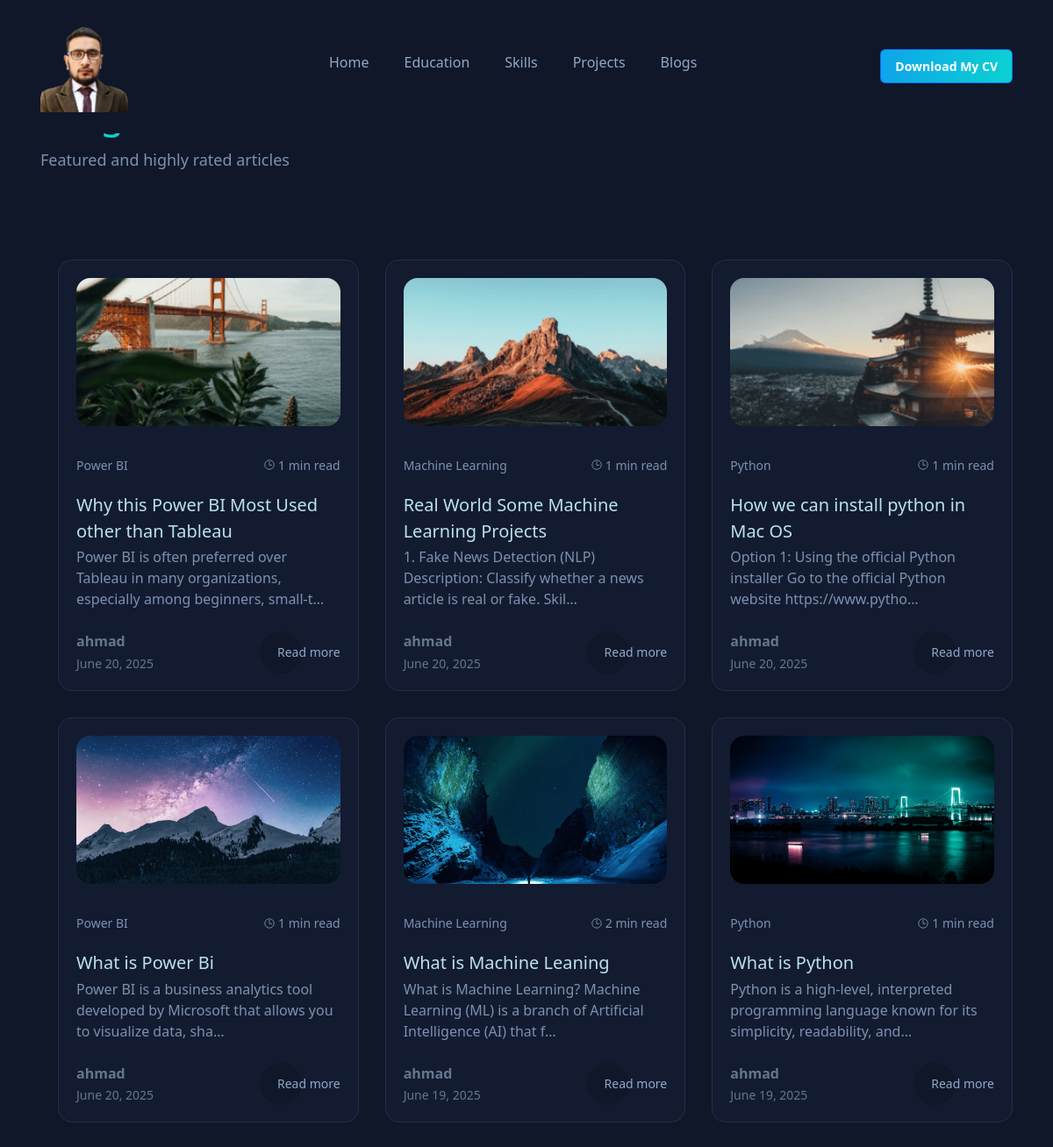
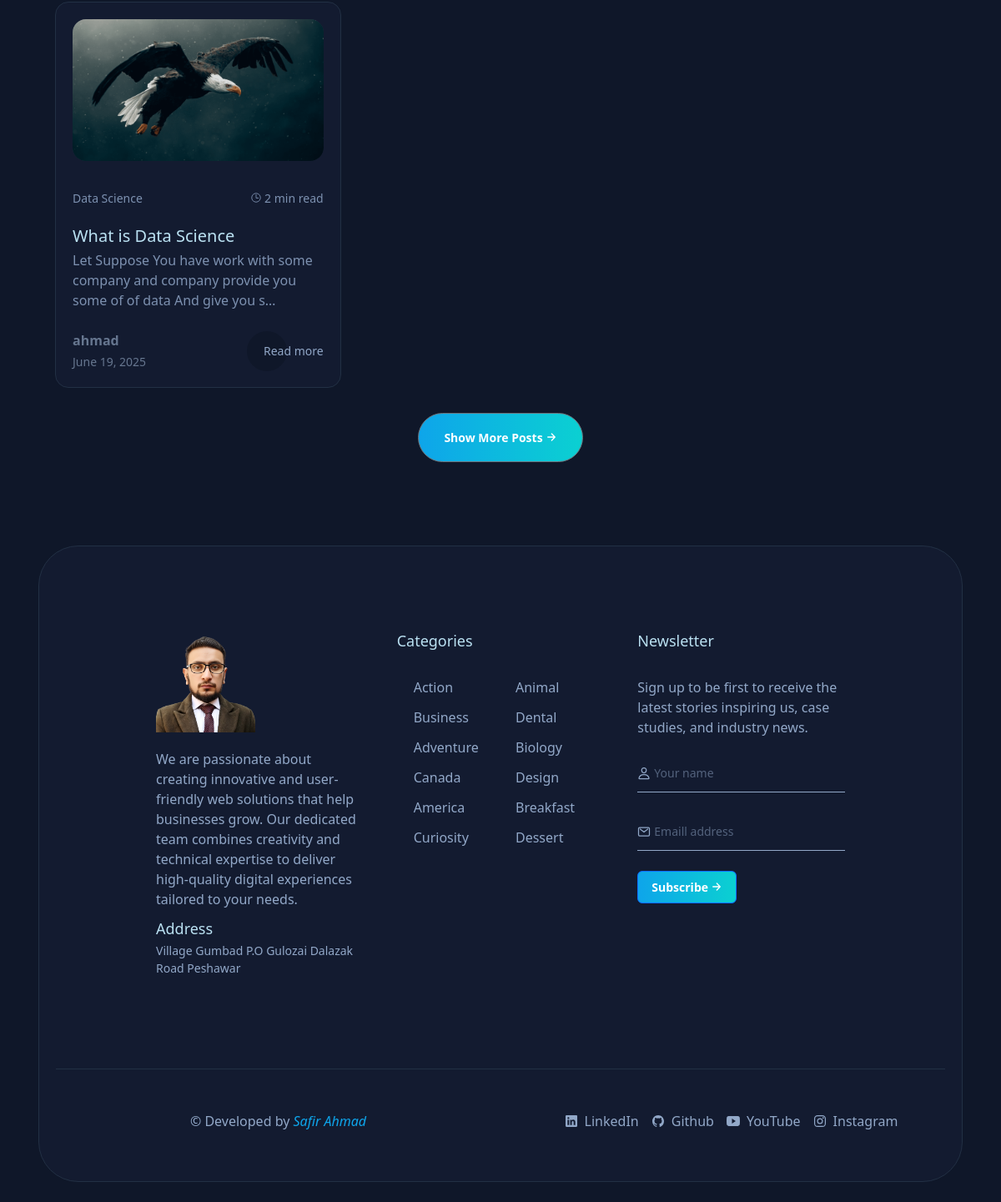
Screenshot of /blog/ with the database file from the repository (2 pictures, top to bottom).
### header/models.py (models this page shows)
class SiteSettings(models.Model):
    logs = models.FileField(upload_to='logo', blank=True, null=True)

### Tags/models.py (models this page shows, shortened)
class Blog(models.Model):
    title = models.CharField(max_length=200)
    content = HTMLField()
    tags = models.ManyToManyField(Tag)
    created_at = models.DateTimeField(auto_now_add=True)
    images = models.ImageField(upload_to='blogs/', null=True, blank=True, default=None)
    author = models.ForeignKey(User, on_delete=models.CASCADE, null=True, blank=True, related_name='blogs')
    slugs = AutoSlugField(populate_from='title', unique=True, null=True, blank=True)
    def reading_time(self):
        plain_text = strip_tags(self.content)
        word_count = len(plain_text.split())
        minutes = max(1, round(word_count / 200))
        return f"{minutes} min read"

class Tag(models.Model):
    name = models.CharField(max_length=30)

### footer/models.py (models this page shows, shortened)
class Footer(models.Model):
    logo = models.ImageField(upload_to='logo')
    footer_about = models.TextField()
    footer_location = models.TextField(max_length=50)
    email = models.EmailField()
    linkedin_url = models.URLField(blank=True)
    instagram_url = models.URLField(blank=True)
    youtube_url = models.URLField(blank=True)
    github_url = models.URLField(blank=True)
    copyright = models.CharField(max_length=255)

### portfo/views.py (the view)
# urls.py: path("blog/", views.blogs, name='blog'),
def blogs(request):
    all_blogs = Blog.objects.all().order_by('-created_at')  # latest blog first
    data={
        'blogs':all_blogs
    }
    return render(request, 'blog.html', data)

### portfo/context_processors.py (called while the page is built)
def global_header_data(request):
    try:
        logo_file = SiteSettings.objects.latest('id')
    except SiteSettings.DoesNotExist:
        logo_file = None
    try:
        cv_file = cv.objects.latest('id')
    except cv.DoesNotExist:
        cv_file = None
    return {
        'logo_file': logo_file,
        'cv_file': cv_file
    }

def global_footer_data(request):
    footer = Footer.objects.last()
    return {'footer_data': footer}

### template/blog.html (shortened to what this page needs)
{% include 'header.html' %}
    <main>
      <article>
        <section class="section feature" aria-label="feature" id="featured">
          <div class="container">
            <h2 class="headline headline-2 section-title">
              <span class="span">Blogs</span>
            </h2>
            <p class="section-text">Featured and highly rated articles</p>
            <ul class="feature-list">
              {% for blog in blogs  %}
              <li>
                <div class="card feature-card">
                  <figure
                    class="card-banner img-holder"
                    style="--width: 1602; --height: 903"
                  >
                    <img
                      src="{{ blog.images.url }}"
                      width="1602"
                      height="903"
                      loading="lazy"
                      alt="Self-observation is the first step of inner unfolding"
                      class="img-cover"
                    />
                  </figure>
                  <div class="card-content">
                    <div class="card-wrapper">
                      {% for tag in blog.tags.all %}
                      <div class="card-tag">
                        <a href="#" class="span hover-2">{{tag.name}}</a>
                      </div>
                      {% endfor %}
                      <div class="wrapper">
                        <ion-icon
                          name="time-outline"
                          aria-hidden="true"
                        ></ion-icon>
                        <span class="span">{{ blog.reading_time }}</span>
                      </div>
                    </div>
                    <h4 class="headline headline-3">
                      <a href="{% url 'blog_detail' slug=blog.slugs %}" class="card-title hover-2">
                        {{blog.title}}
                      </a>
                    </h4>
                    <p class="card-subtitle">{{ blog.content|truncatechars:100 }}</p>
                    <div class="card-wrapper">
                      <div class="profile-card">
                        <div>
                          <p class="card-title">{{ blog.author.username }}</p>
                          <p class="card-subtitle">{{ blog.created_at|date:"F j, Y" }}</p>
                        </div>
                      </div>
                      <a href="{% url 'blog_detail' slug=blog.slugs %}" class="card-btn">Read more</a>
                    </div>
                  </div>
                </div>
              </li>
              {% endfor %}
            </ul>
            <a href="#" class="btn btn-secondary">
              <span class="span">Show More Posts</span>
              <ion-icon name="arrow-forward" aria-hidden="true"></ion-icon>
            </a>
          </div>
        </section>
      </article>
    </main>
 {% include 'footer.html' %}

### template/header.html (shortened to what this page needs)
{% load static %}
<!DOCTYPE html>
<html lang="en">
<head>
  <link href="https://cdn.jsdelivr.net/npm/bootstrap@5.0.0-beta1/dist/css/bootstrap.min.css" rel="stylesheet">
  <link rel="stylesheet" href="{% static 'assets/css/style.css' %}" />
</head>
<body id="top">
  <header class="header" data-header>
    <div class="container">
      <a href="{% url 'homes' %}" class="logo">
        {% if logo_file and logo_file.logs %}
        <img src="{{ logo_file.logs.url }}" alt="Logo" width="100" height="100"/>
        {% else %}
        <p>No logo available</p>
        {% endif %}
      </a>
      <nav class="navbar" data-navbar>
        <ul class="navbar-list">
          <li><a href="{% url 'homes' %}" class="navbar-link hover-1" data-nav-toggler>Home</a></li>
          <li><a href="{% url 'homes' %}#educations" class="navbar-link hover-1" data-nav-toggler>Education</a></li>
          <li><a href="{% url 'homes' %}#skills" class="navbar-link hover-1" data-nav-toggler>Skills</a></li>
          <li><a href="{% url 'projects' %}" class="navbar-link hover-1" data-nav-toggler>Projects</a></li>
          <li><a href="{% url 'blog' %}" class="navbar-link hover-1" data-nav-toggler>Blogs</a></li>
        </ul>
      </nav>
      {% if cv_file and cv_file.cvs %}
      <a href="{{ cv_file.cvs.url }}" class="btn btn-primary" download>
        Download My CV
      </a>
      {% else %}
      <button class="btn btn-secondary" disabled>No CV Available</button>
      {% endif %}
    </div>
  </header>

### template/footer.html (shortened to what this page needs)
{% load static %}
<footer>
  <div class="container">
    <div class="card footer">
      <div class="section footer-top">
        <div class="footer-brand">
          <a href="#" class="logo">
            <img src="{{logo_file.logs.url}}" width="119" height="37" loading="lazy" alt="Wren logo" />
          </a>
          <p class="footer-text">
            {% if footer_data %}
          <p>{{ footer_data.footer_about }}</p>
          {% else %}
          <p>Footer data not available.</p>
          {% endif %}
          </p>
          <p class="footer-list-title">Address</p>
          <address class="footer-text address">
            {{footer_data.footer_location}}
          </address>
        </div>
        <div class="footer-list">
          <p class="footer-list-title">Categories</p>
          <ul>
            <li>
              <a href="#" class="footer-link hover-2">Action</a>
            </li>
            <li>
              <a href="#" class="footer-link hover-2">Business</a>
            </li>
            <li>
              <a href="#" class="footer-link hover-2">Adventure</a>
            </li>
            <li>
              <a href="#" class="footer-link hover-2">Canada</a>
            </li>
            <li>
              <a href="#" class="footer-link hover-2">America</a>
            </li>
            <li>
              <a href="#" class="footer-link hover-2">Curiosity</a>
            </li>
            <li>
              <a href="#" class="footer-link hover-2">Animal</a>
            </li>
            <li>
              <a href="#" class="footer-link hover-2">Dental</a>
            </li>
            <li>
              <a href="#" class="footer-link hover-2">Biology</a>
            </li>
            <li>
              <a href="#" class="footer-link hover-2">Design</a>
            </li>
            <li>
              <a href="#" class="footer-link hover-2">Breakfast</a>
            </li>
            <li>
              <a href="#" class="footer-link hover-2">Dessert</a>
            </li>
          </ul>
        </div>
        <div class="footer-list">
          <p class="footer-list-title">Newsletter</p>
          <p class="footer-text">
            Sign up to be first to receive the latest stories inspiring us,
            case studies, and industry news.
          </p>
          <div class="input-wrapper">
            <input type="text" name="name" placeholder="Your name" required class="input-field" autocomplete="off" />
            <ion-icon name="person-outline" aria-hidden="true"></ion-icon>
          </div>
          <div class="input-wrapper">
            <input type="email" name="email_address" placeholder="Emaill address" required class="input-field"
              autocomplete="off" />
            <ion-icon name="mail-outline" aria-hidden="true"></ion-icon>
          </div>
          <a href="#" class="btn btn-primary">
            <span class="span">Subscribe</span>
            <ion-icon name="arrow-forward" aria-hidden="true"></ion-icon>
          </a>
        </div>
      </div>
      <div class="footer-bottom">
        <p class="copyright">
          &copy; Developed by
          <a href="#" class="copyright-link"> {{footer_data.copyright}}</a>
        </p>
        <ul class="social-list">
          <li>
            <a href="{{footer_data.linkedin_url }}" class="social-link" target="_blank">
              <ion-icon name="logo-linkedin"></ion-icon>
              <span class="span">LinkedIn</span>
            </a>
          </li>
          <li>
            <a href="{{footer_data.github_url }}" class="social-link" target="_blank">
              <ion-icon name="logo-github"></ion-icon>
              <span class="span">Github</span>
            </a>
          </li>
          <li>
            <a href="{{footer_data.youtube_url }}" class="social-link" target="_blank">
              <ion-icon name="logo-youtube"></ion-icon>
              <span class="span">YouTube</span>
            </a>
          </li>
          <li>
            <a href="{{footer_data.instagram_url }}" class="social-link" target="_blank">
              <ion-icon name="logo-instagram"></ion-icon>
              <span class="span">Instagram</span>
            </a>
          </li>
        </ul>
      </div>
    </div>
  </div>
</footer>
</body>
</html>

### rows the page displays
SiteSettings: logs (picture)
Blog: images (picture), reading_time "1 min read", title "Why this Power BI Most Used other than Tableau", content "Power BI is often preferred over Tableau in many organizations, especially among beginners, small-t…", author.username "ahmad", created_at "June 20, 2025"
Tag: name "Power BI"
Blog: images (picture), reading_time "1 min read", title "Real World Some Machine Learning Projects", content "1. Fake News Detection (NLP) Description: Classify whether a news article is real or fake. Skil…", author.username "ahmad", created_at "June 20, 2025"
Tag: name "Machine Learning"
Blog: images (picture), reading_time "1 min read", title "How we can install python in Mac OS", content "Option 1: Using the official Python installer Go to the official Python website https://www.pytho…", author.username "ahmad", created_at "June 20, 2025"
Tag: name "Python"
Blog: images (picture), reading_time "1 min read", title "What is Power Bi", content "Power BI is a business analytics tool developed by Microsoft that allows you to visualize data, sha…", author.username "ahmad", created_at "June 20, 2025"
Blog: images (picture), reading_time "2 min read", title "What is Machine Leaning", content "What is Machine Learning? Machine Learning (ML) is a branch of Artificial Intelligence (AI) that f…", author.username "ahmad", created_at "June 19, 2025"
Blog: images (picture), reading_time "1 min read", title "What is Python", content "Python is a high-level, interpreted programming language known for its simplicity, readability, and…", author.username "ahmad", created_at "June 19, 2025"
Blog: images (picture), reading_time "2 min read", title "What is Data Science", content "Let Suppose You have work with some company and company provide you some of of data And give you s…", author.username "ahmad", created_at "June 19, 2025"
Tag: name "Data Science"
Footer: footer_about "We are passionate about creating innovative and user-friendly web solutions that help businesses grow. Our dedicated team combines creativity and technical expertise to deliver high-quality digital experiences tailored to your needs.", footer_location "Village Gumbad P.O Gulozai Dalazak Road Peshawar", copyright "Safir Ahmad"
